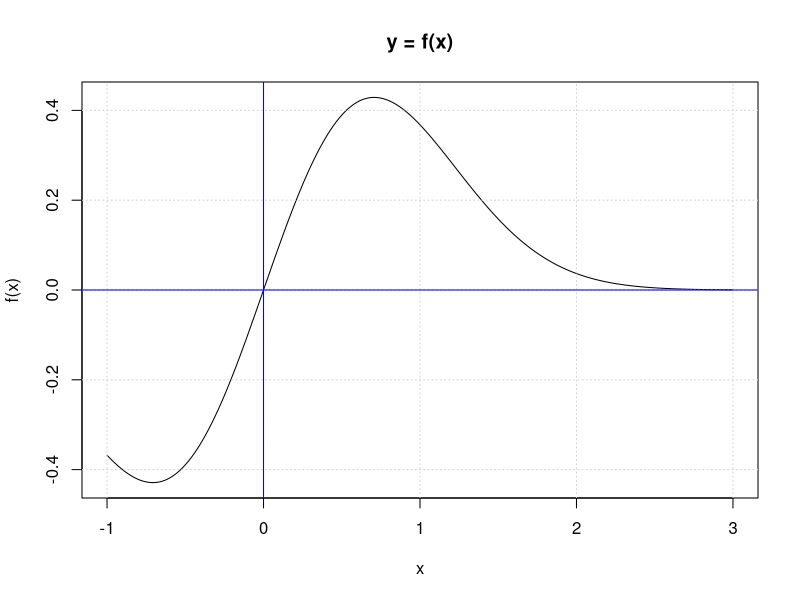
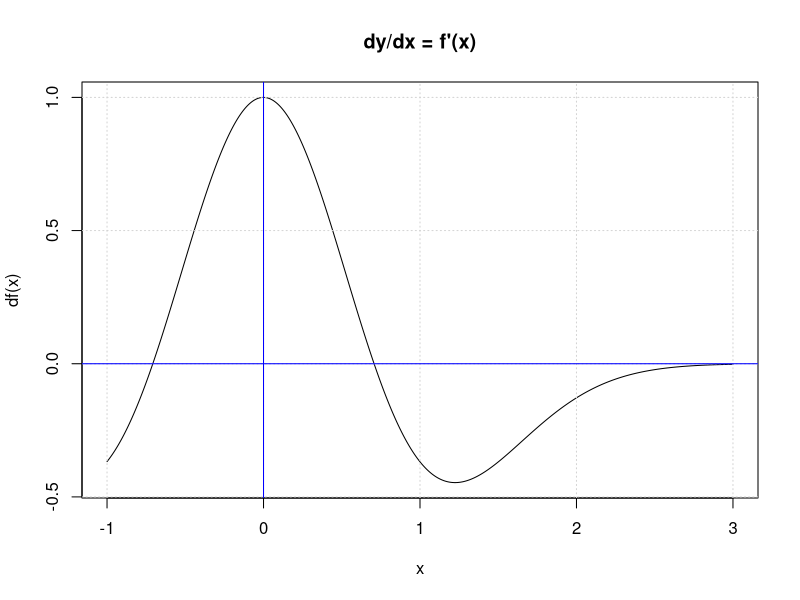
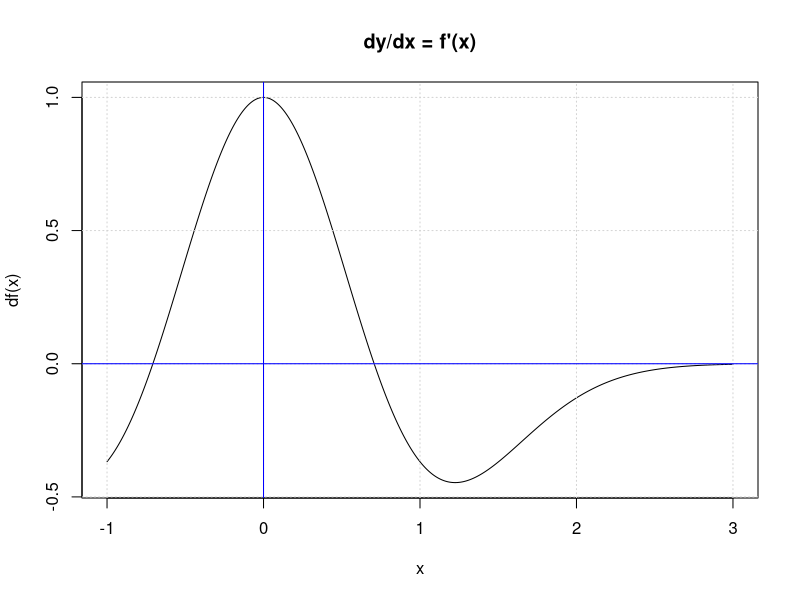
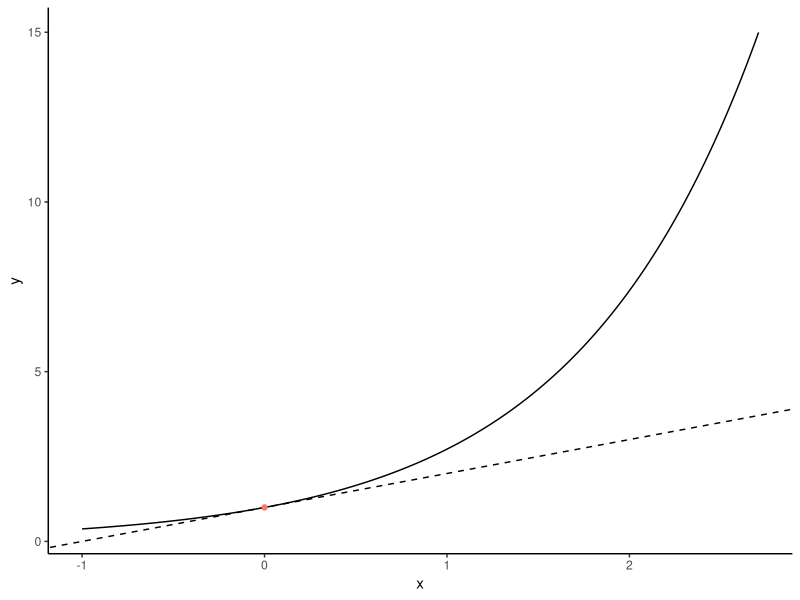
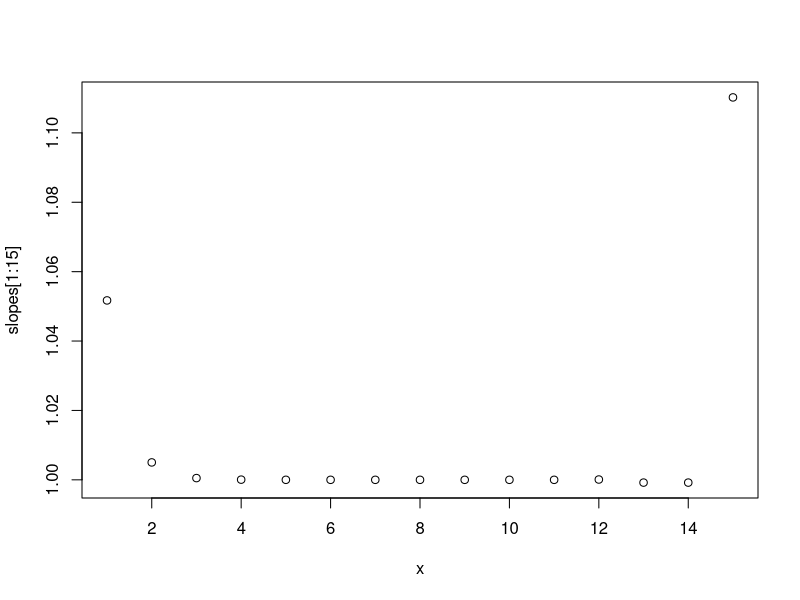
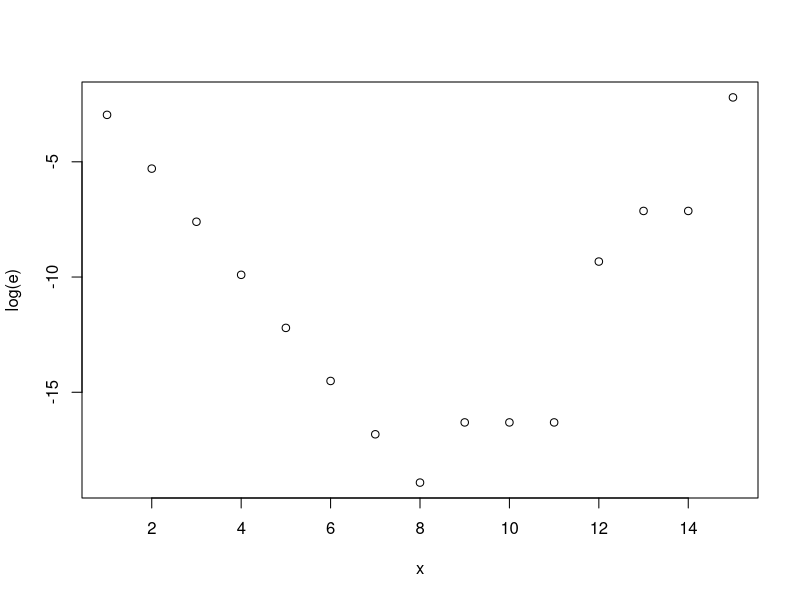
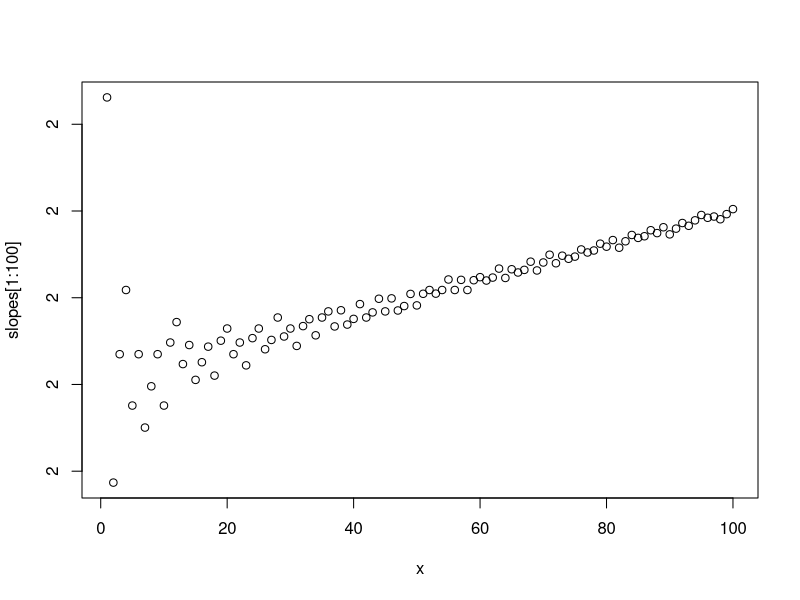
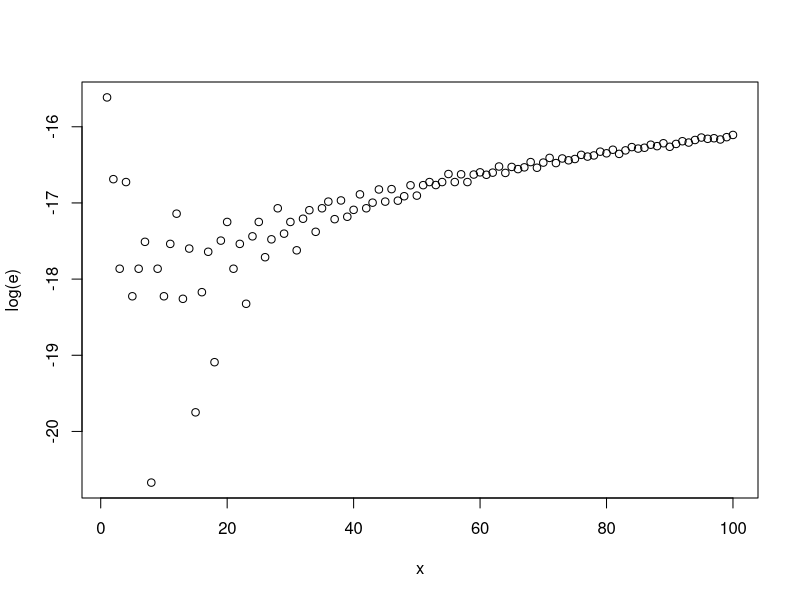

Here is the R script that generated these plots, in order:
## ---- chunk 1
D<-function(f,delta=.001) {
  fun=function(x){
  (f(x+delta)-f(x))/delta
  }
  return(fun)
}
f = function(x) {x*exp(-x^2)}
df = D(f)

x = seq(-1,3,length=1000)

plot(x,f(x),type='l',main="y = f(x)")
grid()
abline(0,0,col='blue')
abline(v=0,col='blue')
plot(x,df(x),type='l',main="dy/dx = f'(x)")
grid()
abline(0,0,col='blue')
abline(v=0,col='blue')
## ---- chunk 2


## ---- chunk 3
library(Deriv)
df = Deriv(f)

plot(x,df(x),type='l',main="dy/dx = f'(x)")
grid()
abline(0,0,col='blue')
abline(v=0,col='blue')
## ---- chunk 4

Newton = function(f, x_0, num.its = 40,tol=0.5*10^-10) {
  history = rep(NA, num.its + 1)
  history[1] = x_0
  i = 0
  fprime = D(f)
  while (i < num.its ) {
    i = i + 1
    x_0 = x_0 - f(x_0)/fprime(x_0)
    history[i+1] = x_0
    
    if (abs(history[i + 1] - history[i]) < tol){
      break
    }
  }
  root = x_0
  return(list(root=root,history=history[!is.na(history)]))
}

options(digits = 12)
f=function(x) (cos(x))^2+sin(x)-1
Newton(f,4.25)
## ---- chunk 5
f = function(x) {exp(x)}
df = D(f)

x = seq(-1,3,length=1000)

y<-f(x)  
d_point<-data.frame(x,y)

x0<-0
y0<-f(0) #（0, 1）
k<-df(x0) # slope
b<-y0-k*x0  # intersecpt

library(ggplot2) 
p<-ggplot(subset(d_point,y<=15),aes(x,y))+
  theme_classic()+
  theme(legend.position="none")
p+geom_line()+geom_abline(intercept=b, slope=k,linetype=2)+geom_point(data=data.frame(x=0,y=1),aes(colour="red"))
## ---- chunk 6
f = function(x) {exp(x)}

slopes=function(f,x){
  df=D(f,delta = 10^-(1:20))
  return(df(x))
}

options(digits = 20)
(slopes=slopes(f,0))  # slope should be 1
x=c(1:15)
plot(x,slopes[1:15])
(e=abs((slopes[1:15]-1)))
plot(x,log(e))
min(e)

## ---- chunk 7
f = function(x) {x^2}

slopes=function(f,x){
  df=D(f,delta = ((1:100)*10^-9))
  return(df(x))
}

options(digits = 20)
(slopes=slopes(f,1))  # slope should be 2
x=c(1:100)
plot(x,slopes[1:100])
(e=abs(slopes[1:100]-2))
plot(x,log(e))
min(e)
x=c(1:20)
(e=abs(slopes[1:20]-2))
plot(x,log(e))
min(e)
## ---- chunk 8
D2<-function(f,delta=.001) {
  fun=function(x){
  (f(x+delta)-f(x-delta))/(2*delta)
  }
  return(fun)
}

f = function(x) {x^2}

slopes=function(f,x){
  df=D2(f,delta = 10^-(1:20))
  return(df(x))
}

options(digits = 20)
(slopes=slopes(f,1))  # slope should be 2
x=c(1:16)
plot(x,slopes[1:16])
(e=abs(slopes[1:16]-2))
plot(x,log(e))
min(e)
## ---- chunk 9
f = function(x) {exp(x)}

slopes=function(f,x){
  df=D2(f,delta = 10^-(1:20))
  return(df(x))
}

options(digits = 20)
(slopes=slopes(f,0))  # slope should be 1
x=c(1:15)
plot(x,slopes[1:15])
(e=abs((slopes[1:15]-1)))
plot(x,log(e))
min(e)
